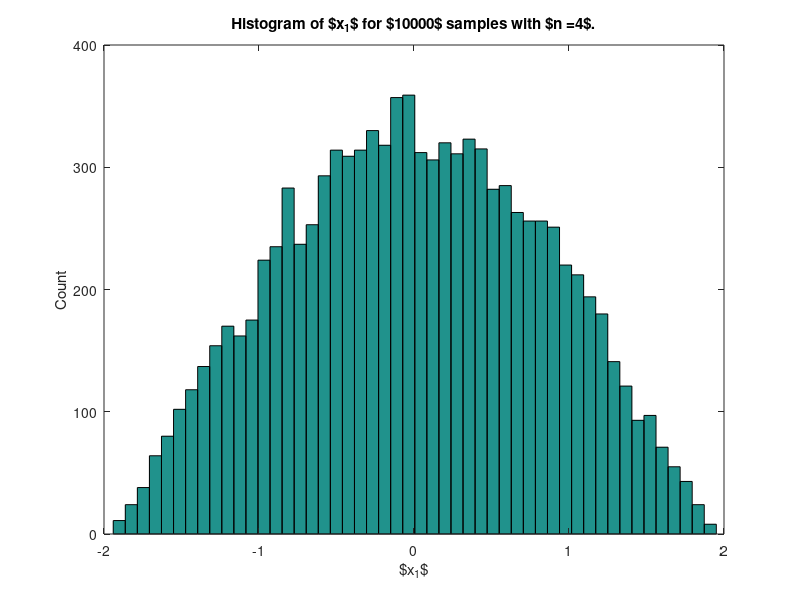
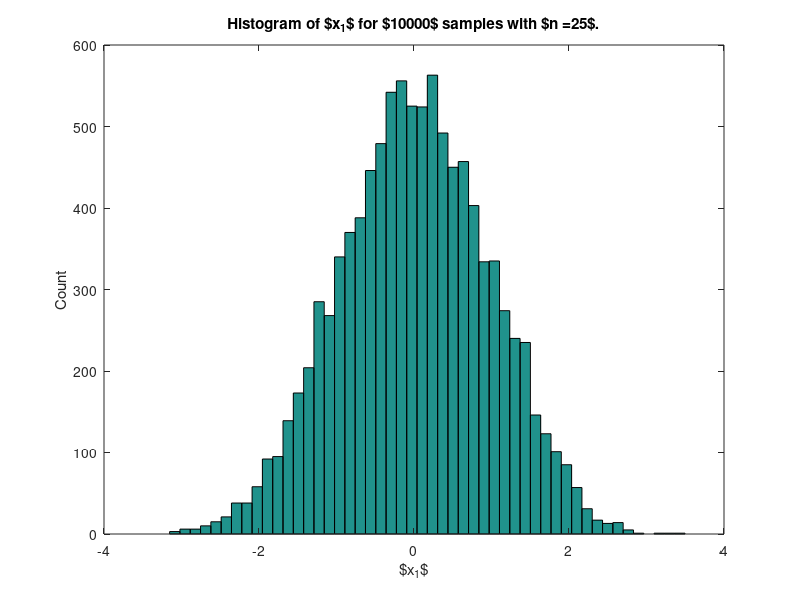
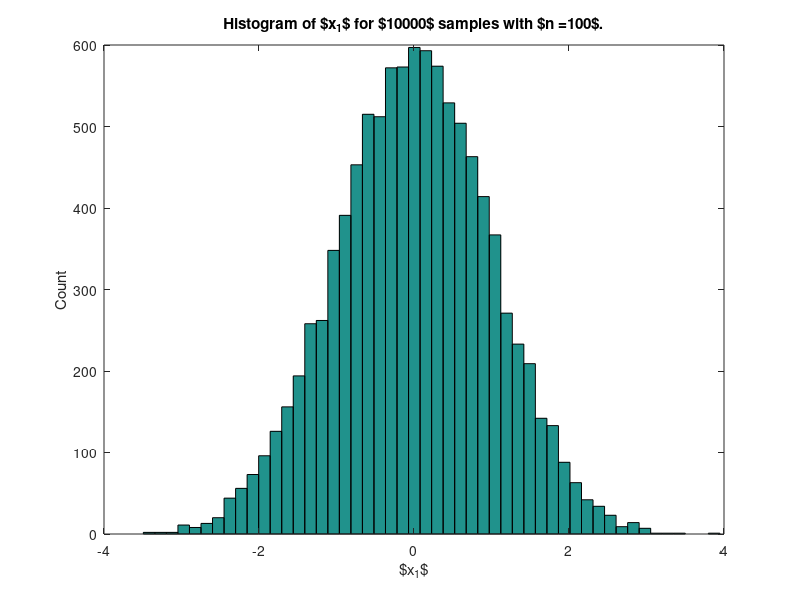
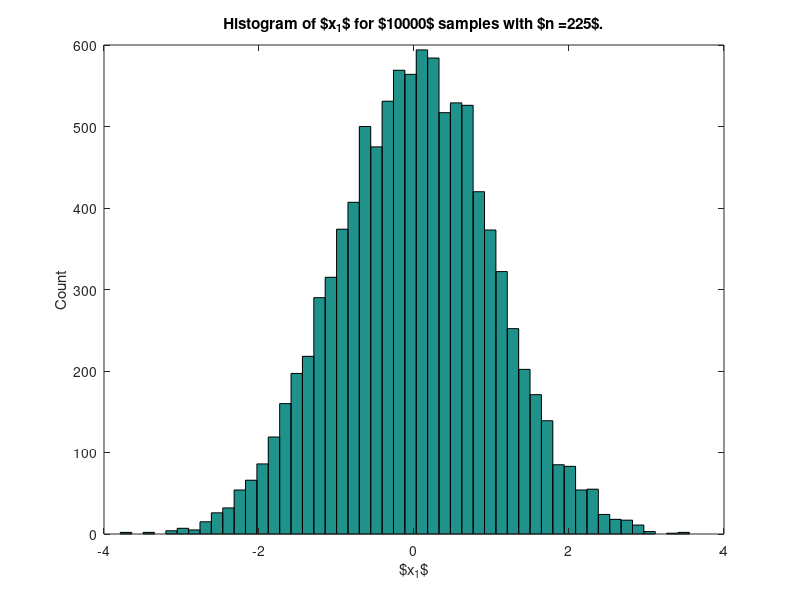

Reproduce these figures in MATLAB, in order.
%GNU Octave
function [] = p17()
   N = 10000;
   n = [4 25 100 225 400];

   for i=1:numel(n);
      x1 = sample_ball_proj(N,n(i),sqrt(n(i)),1);
      means(i) = mean(x1);
      vars(i)  = var(x1);
      
      hist(x1,50)
      bound = max(abs(xlim()));
      axis([-bound bound]) % make axes symmetric
      xlabel('$x_1$','interpreter','TeX');
      ylabel('Count','interpreter','TeX');
      title(strcat('Histogram of $x_1$ for $10000$ samples with $n = ',...
         sprintf('%d$.',n(i))),'interpreter','TeX');
      print(sprintf('figures/p17_%d.tikz',n(i)),'-dtikz','-S640,480');
 
   end
end

function [xj] = sample_ball_proj(N,n,r,j)
   
   xj = zeros([N 1]);
   x = zeros([n 1]);
   for i=1:N
      x = randn([n 1]);
      x *= r*rand()^(1/n)/norm(x,2); % don't need to compute all of x
      xj(i) = x(j);
   end
end
